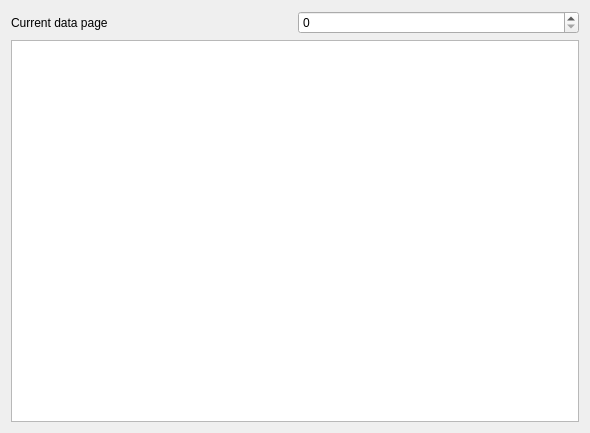
<?xml version="1.0" encoding="UTF-8"?>
<ui version="4.0">
 <class>wnddatatable</class>
 <widget class="QDialog" name="wnddatatable">
  <property name="geometry">
   <rect>
    <x>0</x>
    <y>0</y>
    <width>590</width>
    <height>433</height>
   </rect>
  </property>
  <property name="windowTitle">
   <string>Dialog</string>
  </property>
  <layout class="QGridLayout" name="gridLayout">
   <item row="0" column="1">
    <widget class="QSpinBox" name="sbPage"/>
   </item>
   <item row="0" column="0">
    <widget class="QLabel" name="label">
     <property name="text">
      <string>Current data page</string>
     </property>
    </widget>
   </item>
   <item row="1" column="0" colspan="2">
    <widget class="QTableWidget" name="dataTable"/>
   </item>
  </layout>
 </widget>
 <resources/>
 <connections/>
</ui>
